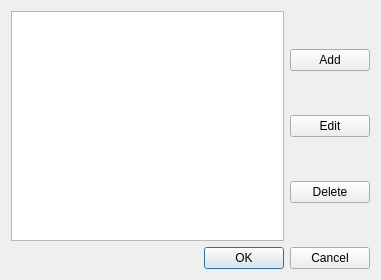
<ui version="4.0" >
 <class>CharacterManager</class>
 <widget class="QDialog" name="CharacterManager" >
  <property name="geometry" >
   <rect>
    <x>0</x>
    <y>0</y>
    <width>381</width>
    <height>280</height>
   </rect>
  </property>
  <property name="windowTitle" >
   <string>Character Manager</string>
  </property>
  <layout class="QGridLayout" name="gridLayout_2" >
   <item row="0" column="0" >
    <layout class="QGridLayout" name="gridLayout" >
     <item rowspan="3" row="1" column="0" >
      <widget class="QListWidget" name="m_CharList" />
     </item>
     <item rowspan="3" row="1" column="1" >
      <layout class="QVBoxLayout" name="verticalLayout" >
       <property name="sizeConstraint" >
        <enum>QLayout::SetDefaultConstraint</enum>
       </property>
       <item>
        <widget class="QPushButton" name="m_AddButton" >
         <property name="text" >
          <string>Add</string>
         </property>
        </widget>
       </item>
       <item>
        <widget class="QPushButton" name="m_EditButton" >
         <property name="text" >
          <string>Edit</string>
         </property>
        </widget>
       </item>
       <item>
        <widget class="QPushButton" name="m_DeleteButton" >
         <property name="text" >
          <string>Delete</string>
         </property>
        </widget>
       </item>
      </layout>
     </item>
    </layout>
   </item>
   <item row="1" column="0" >
    <widget class="QDialogButtonBox" name="buttonBox" >
     <property name="orientation" >
      <enum>Qt::Horizontal</enum>
     </property>
     <property name="standardButtons" >
      <set>QDialogButtonBox::Cancel|QDialogButtonBox::Ok</set>
     </property>
    </widget>
   </item>
  </layout>
 </widget>
 <resources/>
 <connections>
  <connection>
   <sender>buttonBox</sender>
   <signal>accepted()</signal>
   <receiver>CharacterManager</receiver>
   <slot>accept()</slot>
   <hints>
    <hint type="sourcelabel" >
     <x>248</x>
     <y>254</y>
    </hint>
    <hint type="destinationlabel" >
     <x>157</x>
     <y>274</y>
    </hint>
   </hints>
  </connection>
  <connection>
   <sender>buttonBox</sender>
   <signal>rejected()</signal>
   <receiver>CharacterManager</receiver>
   <slot>reject()</slot>
   <hints>
    <hint type="sourcelabel" >
     <x>316</x>
     <y>260</y>
    </hint>
    <hint type="destinationlabel" >
     <x>286</x>
     <y>274</y>
    </hint>
   </hints>
  </connection>
 </connections>
</ui>
